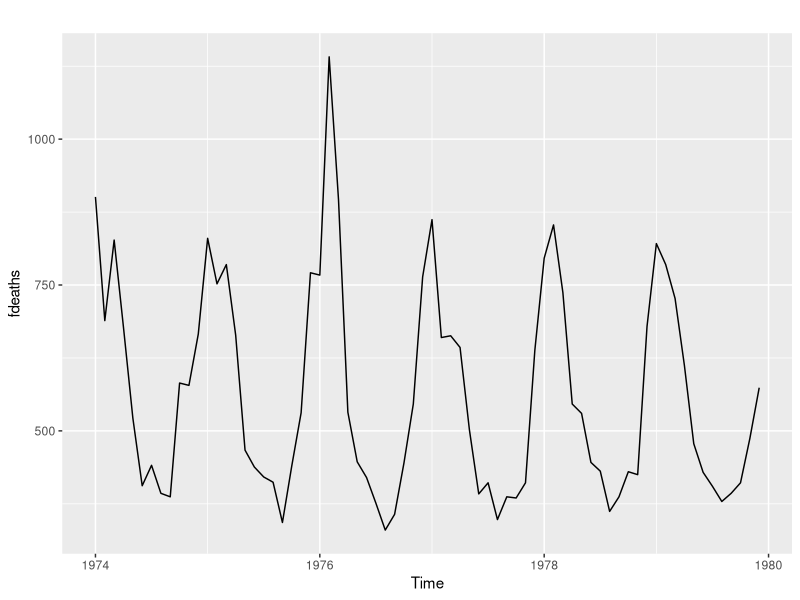
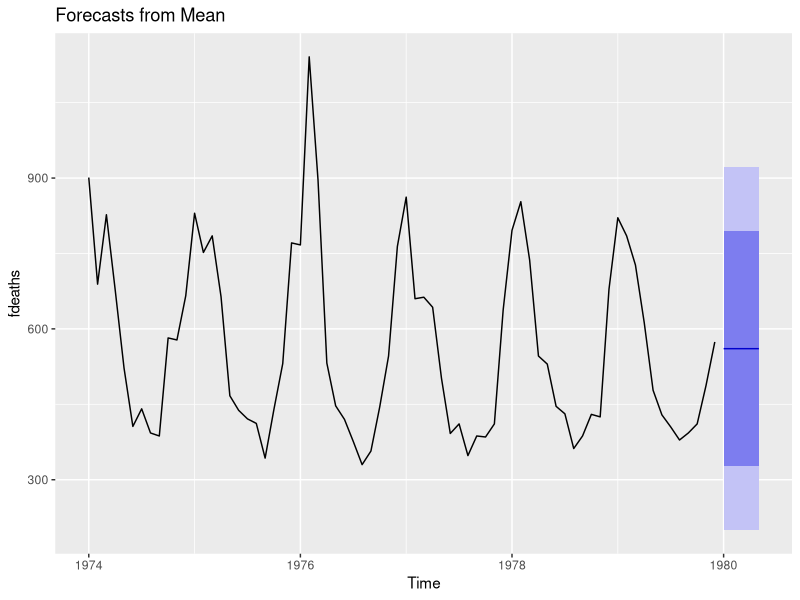
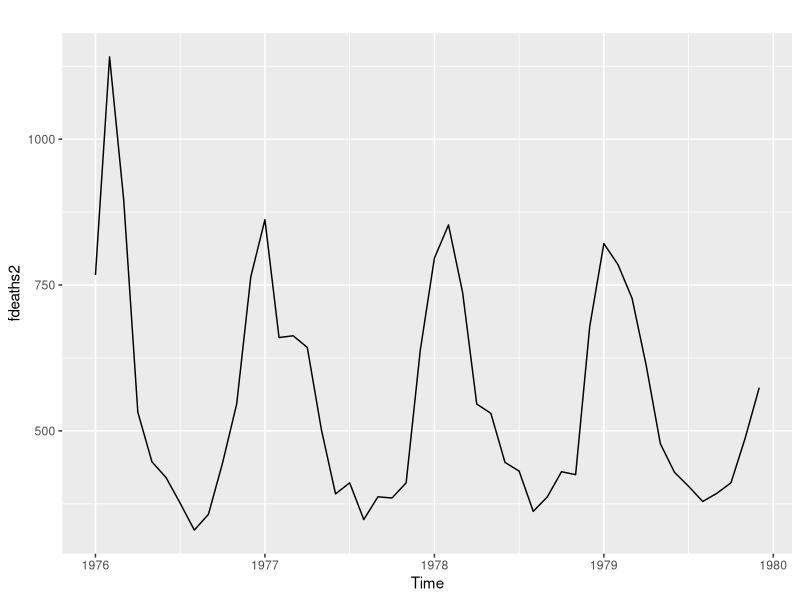
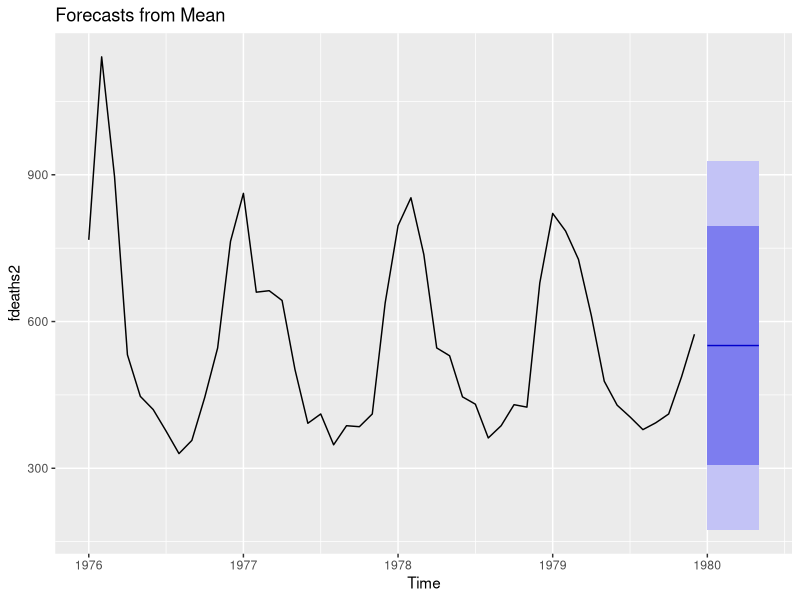
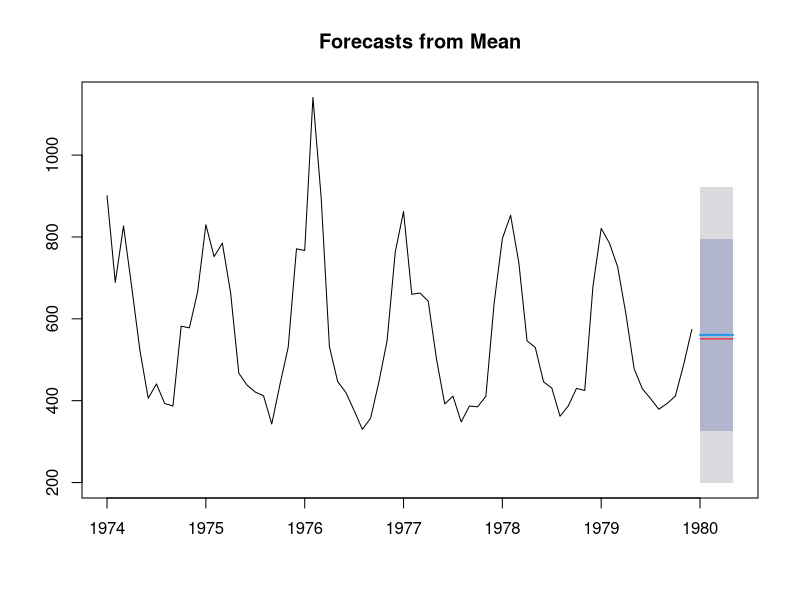

Generate these figures, in order, with R:
library(forecast)
library(ggplot2)

autoplot(fdeaths)
mean(fdeaths)

prev <- meanf(fdeaths, h=5)
prev
autoplot(prev)

fdeaths2 <- window(fdeaths, start=c(1976,1), end=c(1979,12))
autoplot(fdeaths2)
mean(fdeaths2)
prev2 <- meanf(fdeaths2, h=5)
autoplot(prev2)
prev2

plot(prev)
lines(prev2$mean, col='red')
